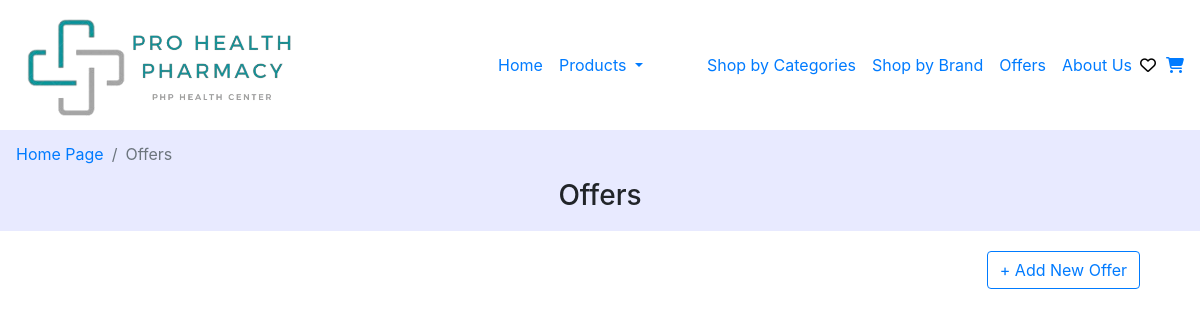
The app's page /ManageOffers/ViewOffer.php, older data.
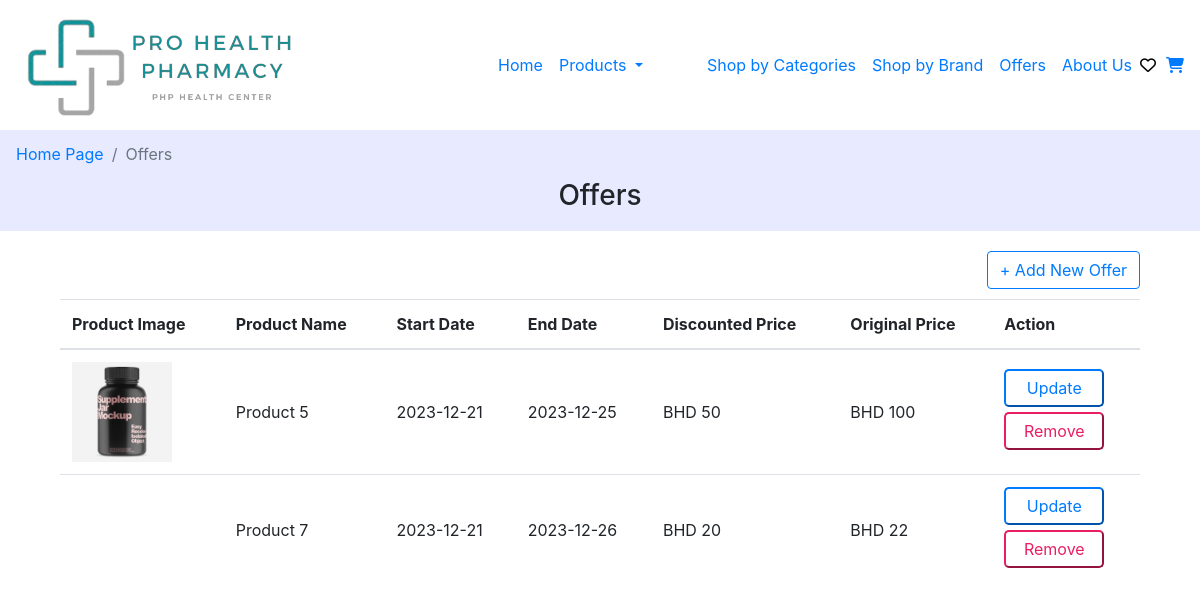
The same page, newer data.
### ManageOffers/ViewOffer.php (the view, shortened to what this page needs)
<!DOCTYPE html>
<html lang="en">
<head>
  <link rel="stylesheet" href="../css/main.css" />
  <link rel="stylesheet" href="../css/all.min.css" />
</head>
<body>
  <?php
  include "../header.php";
  try {
    require("../Connection/init.php");
    $stmt = $db->prepare("SELECT
    `product data`.*,
    `offers data`.*
    FROM
        `product data`
    JOIN
        `offers data`
        ON `offers data`.ProductID = `product data`.ProductID");
    $stmt->execute();
    $count = $stmt->rowCount();
  } catch (PDOException $e) {
    echo "Error: " . $e->getMessage();
  }
  ?>
  <div class="HeaderTitle">
    <nav style="--bs-breadcrumb-divider: '>';" aria-label="breadcrumb">
      <ol class="breadcrumb">
        <li class="breadcrumb-item"><a href="../Interface/HomePageAdmin.php">Home Page</a></li>
        <li class="breadcrumb-item active" aria-current="page">Offers</li>
      </ol>
    </nav>
    <h3>Offers</h3>
  </div>
  <div class="containerOfferTAble table-responsive">
    <div style="text-align: right;">
      <a href="AddOffer.php"> <button type="button" class="btn btn-outline-primary"> + Add New Offer</button></a>
    </div>
    <?php
    if ($count > 0) {
    ?>
      <table class="table table-hover mx-auto px-3">
        <thead>
          <tr>
            <th scope="col">Product Image</th>
            <th scope="col">Product Name</th>
            <th scope="col">Start Date</th>
            <th scope="col">End Date</th>
            <th scope="col">Discounted Price</th>
            <th scope="col">Original Price</th>
            <th scope="col">Action</th>
          </tr>
        </thead>
        <tbody>
          <?php
          while ($row = $stmt->fetch()) {
            $OfferID = $row["OfferID"];
            $image = $row["Photo"];
            $Name = $row["Name"];
            $StartDate = $row["StartDate"];
            $EndDate = $row["EndDate"];
            $DiscountedPrice = $row["DiscountedPrice"];
            $OriginalPrice = $row["Price"];
          ?>
            <tr>
              <td><img src="../images/<?php echo $image ?>" alt="" width="100px"></td>
              <td class="align-middle"><?php echo $Name ?></td>
              <td class="align-middle"><?php echo $StartDate ?></td>
              <td class="align-middle"><?php echo $EndDate ?></td>
              <td class="align-middle">BHD <?php echo $DiscountedPrice ?></td>
              <td class="align-middle">BHD <?php echo $OriginalPrice ?></td>
              <td class="align-middle">
                <form action="UpdateOffer.php" method="post">
                  <input type="submit" value="Update" class="OfferUpdate-btn">
                </form>
                <button class="OfferDelete-btn" id="removeOffer" offer-ID="<?php echo $OfferID ?>">Remove</button>
              </td>
            </tr>
          <?php
          }
          ?>
        </tbody>
      </table>
  </div>
<?php
    }
?>
</body>
</html>

Row changes from the older to the newer data that the page shows:
added offers data: ProductID.Photo (picture), ProductID.Name "Product 5", StartDate "2023-12-21", EndDate "2023-12-25", DiscountedPrice "50", ProductID.Price "100"
added offers data: ProductID.Name "Product 7", StartDate "2023-12-21", EndDate "2023-12-26", DiscountedPrice "20", ProductID.Price "22"
Text that changed along with them:
text now shown: "Product Image Product Name Start Date End Date Discounted Price Original Price Action"
